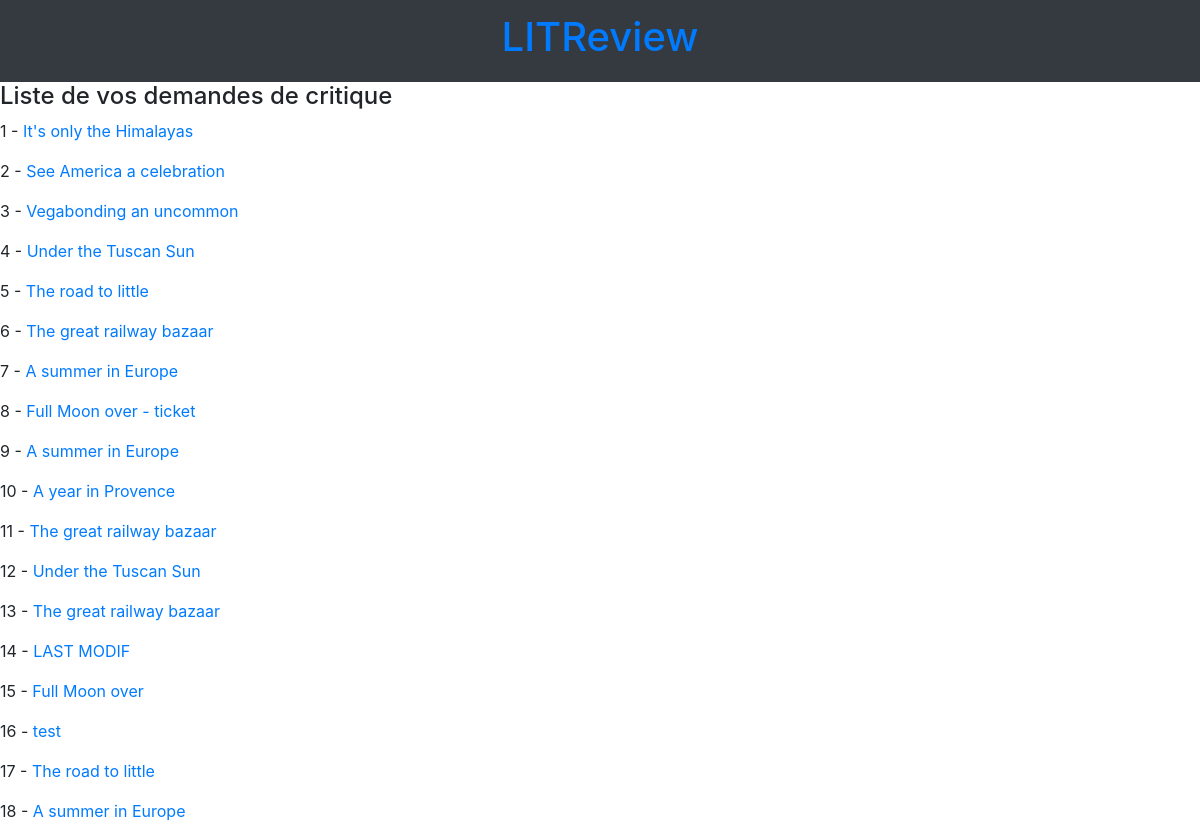
The app's page /tickets/list/, older data.
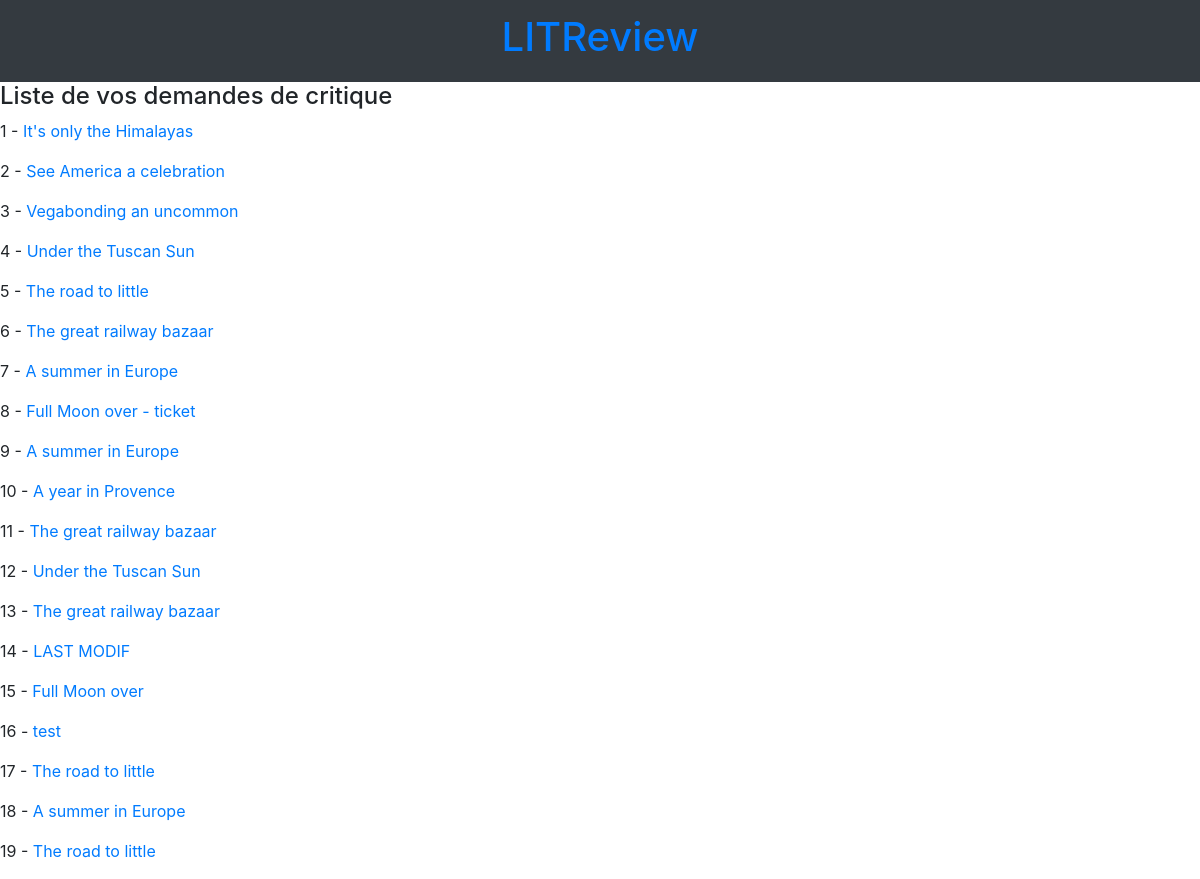
The same page, newer data.
### reviews/models.py (models this page shows, shortened)
class Ticket(models.Model):
    title = models.CharField(max_length=128)
    description = models.TextField(max_length=2048, blank=True)
    user = models.ForeignKey(to=settings.AUTH_USER_MODEL, on_delete=models.CASCADE, related_name='tickets')
    image = models.ImageField(null=True, blank=True, upload_to="images/")
    time_created = models.DateTimeField(auto_now_add=True)
    def get_absolute_url(self):
        return reverse("reviews:ticket-detail",  kwargs={"pk": self.id})

### reviews/views.py (the view)
# urls.py: path('tickets/list/', views.TicketListView.as_view(), name='ticket-list'),
class TicketListView(ListView):
    template_name = 'tickets/ticket_list.html'
    queryset = Ticket.objects.all()

### reviews/templates/tickets/ticket_list.html
{% extends 'reviews/includes/header.html' %}
{% block content %}
     <h4>Liste de vos demandes de critique</h4>
     {% for instance in object_list %}
          <p>{{ forloop.counter }} - <a href='{{ instance.get_absolute_url }}'>{{ instance.title }}</a></p>
     {% endfor %}
{% endblock %}

Row changes from the older to the newer data that the page shows:
added Ticket: title "The road to little"
